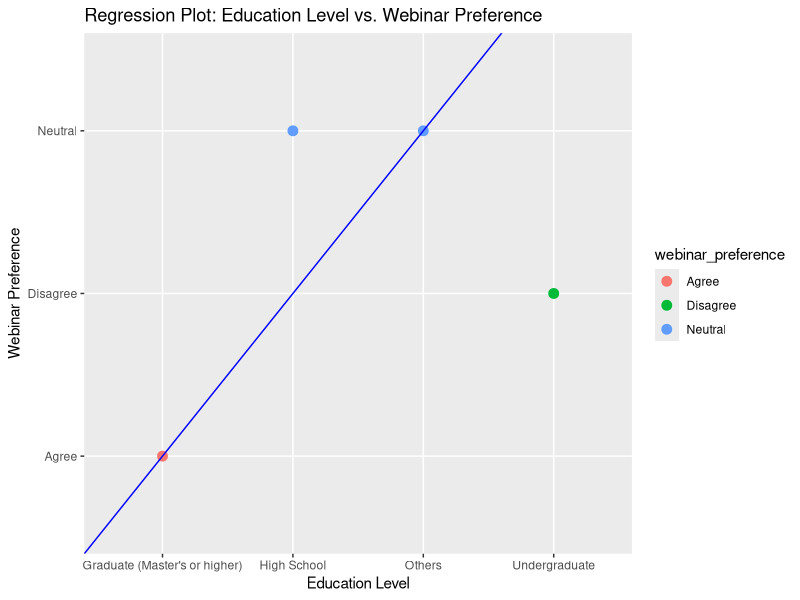

Reproduce this figure in R.
library("readxl")
library("dplyr")
library("ggplot2")


## Is there a statistically significant relationship between the education level 
# of students and their preference for webinars over seminars?
web_sem_data <- read_excel ("webinars_and_seminars.xlsx")

summary(web_sem_data)
str(web_sem_data)
View(web_sem_data)
head(web_sem_data, 3)


first_test <- web_sem_data %>%
  rename(
         education_level = `What is your current level of education?`,
         webinar_preference = `Perception of Webinars & Seminars [Webinars are better at accommodating students' busy schedules compared to seminars.]`
    )


first_test$education_level <- factor(
  first_test$education_level, 
  levels = c(
    "High School", 
    "Graduate (Master's or higher)", 
    "Undergraduate (Bachelor's degree)", 
    "Others (please specify)"
    )
  )


first_test$webinar_preference <- as.integer(
  factor(
    first_test$webinar_preference,
    levels = c(
      "Strongly disagree", 
      "Disagree", 
      "Neutral", 
      "Agree", 
      "Strongly agree"
    )
  )
)
 

 

model <- lm(webinar_preference ~ education_level, data = first_test)
# Summarize the model
summary(model)


first_test <- data.frame(
  education_level = c("High School", "Graduate (Master's or higher)", "Undergraduate", "Others"),
  webinar_preference = c("Neutral", "Agree", "Disagree", "Neutral")
)




# Create a plot
ggplot(first_test, aes(x = education_level, y = webinar_preference)) +
  geom_point(aes(color = webinar_preference), size = 3) +
  geom_smooth(method = "lm", se = FALSE, color = "blue") +
  geom_abline(h = 3, color = "blue") +  # Add a horizontal line at y = 3
  labs(title = "Regression Plot: Education Level vs. Webinar Preference",
       x = "Education Level",
       y = "Webinar Preference")


### Interpretation:
#Hypotheses:
#  Null Hypothesis (H0):
  
#  There is no significant relationship between education level and webinar preference.
#Alternative Hypothesis (H1):
  
#  There is a significant relationship between education level and webinar preference.
#p-value of 0.1309 is higher than the typical level of significance (e.g., 0.05), which results to reject the null hypothesis at the chosen significance level.
#In the context of your regression analysis, a p-value above 0.05 suggests that there is no strong statistical evidence to conclude that education level has a significant impact on webinar preference.

# ------------------------------------------------------------------------------------------------------------------------------



## Is there a significant difference in the mean hours spent per week on online 
# learning activities between graduate and undergraduate students?"

second_test <- web_sem_data %>%
  rename(
    education_level = `What is your current level of education?`,
    hours_spent = `How many hours per week do you spend on online learning activities, including webinars and seminars?`
  )


second_test$hours_spent <- as.integer(
  factor(
    second_test$hours_spent,
    levels = c(
      "Less than 1 hour", 
      "1-5 hours", 
      "6-10 hours", 
      "More than 15 hours"
    )
  )
)

head(second_test$hours_spent, 9)


second_test <- data.frame(
  hours_per_week = c("Less than 1 hour", "1-5 hours", "6-10 hours", "More than 15 hours"),
  education_level = c("Graduate", "Undergraduate")
)




second_test$hours_per_week_numeric <- 
    ifelse(second_test$hours_per_week == "Less than 1 hour", 0.5,
           ifelse(second_test$hours_per_week == "1-5 hours", 3,
                  ifelse(second_test$hours_per_week == "6-10 hours", 8,
                         ifelse(second_test$hours_per_week == "More than 15 hours", 17.5, NA))))


t_test_result <- t.test(hours_per_week_numeric ~ education_level, data = second_test)
  
print(t_test_result)


### Null Hypothesis (H0):
#The null hypothesis typically assumes that there is no significant difference between the mean hours spent per week for "Graduate" and "Undergraduate" groups.

### Alternative Hypothesis (H1):
#The alternative hypothesis suggests that there is a significant difference between the mean hours spent per week for "Graduate" and "Undergraduate" groups.

#Conclusion: Failed to reject the null hypothesis.
#Inference: There is insufficient evidence to suggest a significant difference in the mean hours spent per week between "Graduate" and "Undergraduate" groups.







